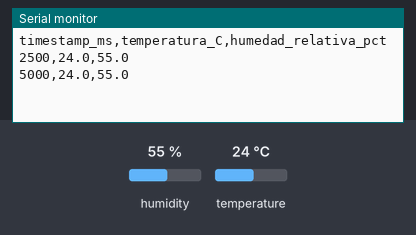
Bench run of a sketch on a simulated ESP32. Shown: the last lines printed to the serial monitor. Inputs (shaded band) come from the test bench; at power-on: humidity 55 %, temperature 24 °C.

Above: at 5.8 s.
5.9 s: humidity set to 22 %
At 8.6 s:
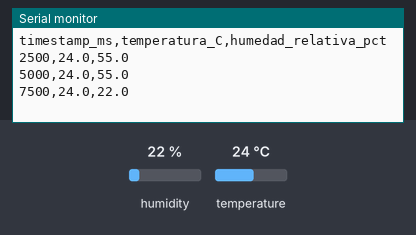
9.6 s: temperature set to 12 °C
At 10.5 s:
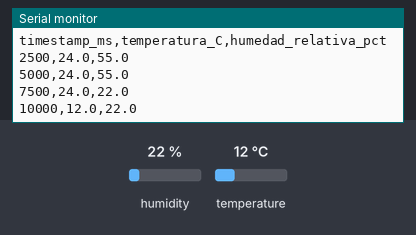
13.3 s: humidity set to 40 %
At 15.5 s:
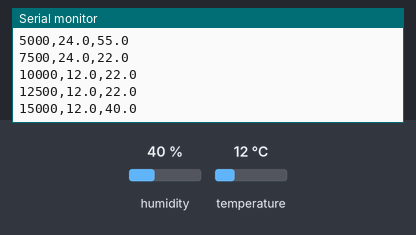
Timing chart, 0 to 17.0 s (numbered marks = the images above; inputs shaded):
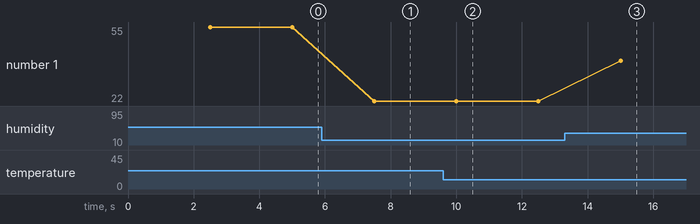

The sketch:

dht22_lectura.ino
```cpp
/*
 * DHT22 (AM2302) — Lectura de temperatura y humedad relativa externa
 * KaabLab — sensor externo secundario, arquitectura sensorial heterogénea
 * (ver README.md, secciones 0-2, para la justificación completa)
 *
 * Librería: "DHT sensor library" (Adafruit)
 *   Instalar vía Arduino Library Manager: "DHT sensor library" de Adafruit
 *   (requiere también la dependencia "Adafruit Unified Sensor")
 *
 * Protocolo: digital propietario de un solo hilo, NO I2C, NO 1-Wire
 * estándar Dallas. El timing de los pulsos lo maneja la librería
 * internamente (bit-banging con micros()); no requiere configuración
 * manual de temporización en este sketch.
 *
 * Pin mapping confirmado del proyecto:
 *   DATA = GPIO4
 *
 * Limitación de tasa: el DHT22 solo admite ~0.5 Hz (una lectura cada
 * 2 segundos como mínimo). Leer más rápido devuelve NAN o datos
 * repetidos del ciclo de conversión anterior del sensor.
 */

#include <DHT.h>

#define DHTPIN 4
#define DHTTYPE DHT22

DHT dht(DHTPIN, DHTTYPE);

const unsigned long READ_INTERVAL_MS = 2500; // margen sobre el minimo de 2000 ms del sensor

void setup() {
  Serial.begin(115200);
  while (!Serial) { /* espera puerto serie en placas con USB nativo */ }

  dht.begin();

  Serial.println("timestamp_ms,temperatura_C,humedad_relativa_pct");
}

void loop() {
  static unsigned long lastReadMs = 0;
  unsigned long nowMs = millis();

  // Temporizacion no bloqueante: se respeta el limite de tasa del sensor
  // sin usar delay() largo, dejando espacio para otras tareas del ESP32.
  if (nowMs - lastReadMs >= READ_INTERVAL_MS) {
    lastReadMs = nowMs;

    // readHumidity()/readTemperature() bloquean brevemente (~250 ms)
    // mientras la libreria hace bit-banging del protocolo del sensor.
    float humedad = dht.readHumidity();
    float temperatura = dht.readTemperature(); // Celsius por defecto

    if (isnan(humedad) || isnan(temperatura)) {
      Serial.println("ERROR: lectura fallida del DHT22 (timing de protocolo o cableado)");
      return;
    }

    // Nota (README.md sección 0): esta %HR ya viene calibrada de fabrica
    // a partir de la capacitancia interna del sensor, no es una medicion
    // directa de humedad.
    Serial.print(nowMs);
    Serial.print(',');
    Serial.print(temperatura, 1);
    Serial.print(',');
    Serial.println(humedad, 1);

    // La conversion a humedad absoluta (formula de Magnus) y el
    // contraste con el SHT31 interno se calculan en la capa de fusion
    // del proyecto (thesis/capitulo-2-materiales-y-metodos/capitulo-2.md,
    // secciones 2.2.1 y 2.4.5), no en este sketch de adquisicion.
  }

  // Espacio para otras tareas no bloqueantes del ESP32 (WiFi, otros sensores).
}
```

Measured:
- after the input at 5.9 s, the serial monitor: prints a new line after 1.6 s (image 1)
- after the input at 9.6 s, the serial monitor: prints a new line after 0.41 s (image 2)
- after the input at 13.3 s, the serial monitor: prints a new line after 1.7 s (image 3)
- plotted number 1: 55 → 22 after the input at 5.9 s, 22 → 40 after the input at 13.3 s
